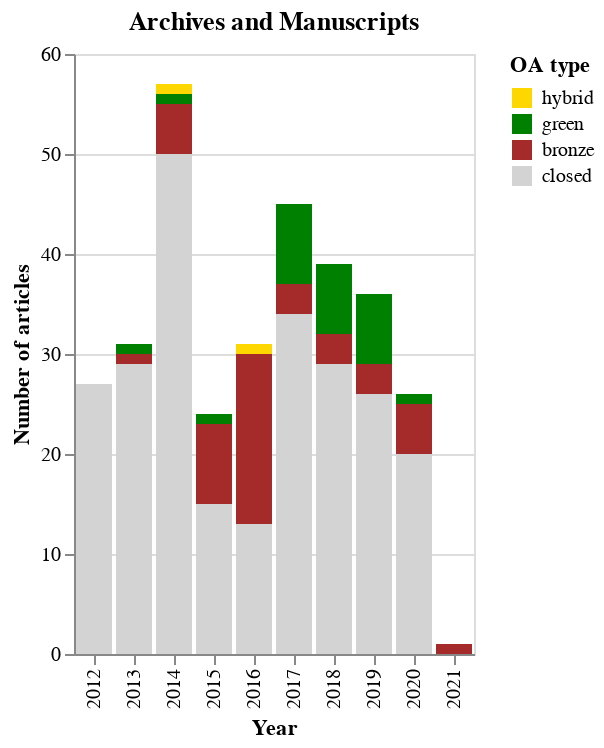

This figure's notebook cell:
### Code cell
chart_oa_status(df_am_unique, title='Archives and Manuscripts')

### Figure 1 — Vega-Lite specification as saved in the notebook (floating-point values rounded to 4 significant figures; data arrays with more than 128 entries replaced by an {"elided": "..."} marker saying what was removed)
{"config": {"view": {"continuousWidth": 400, "continuousHeight": 300}}, "data": {"name": "data-fe367e79b712a812b219f0a7e0380378"}, "mark": "bar", "encoding": {"color": {"type": "nominal", "field": "oa_status", "legend": {"title": "OA type"}, "scale": {"range": ["gold", "green", "brown", "lightgrey"]}, "sort": {"field": "order", "order": "descending"}}, "order": {"type": "quantitative", "field": "order"}, "tooltip": [{"type": "quantitative", "aggregate": "count", "title": "Number of articles"}, {"type": "nominal", "field": "oa_status", "title": "OA type"}], "x": {"type": "ordinal", "field": "year", "title": "Year"}, "y": {"type": "quantitative", "aggregate": "count", "axis": {"tickMinStep": 1}, "title": "Number of articles"}}, "title": "Archives and Manuscripts", "$schema": "https://vega.github.io/schema/vega-lite/v4.8.1.json", "datasets": {"data-fe367e79b712a812b219f0a7e0380378": {"elided": "317 records"}}}
